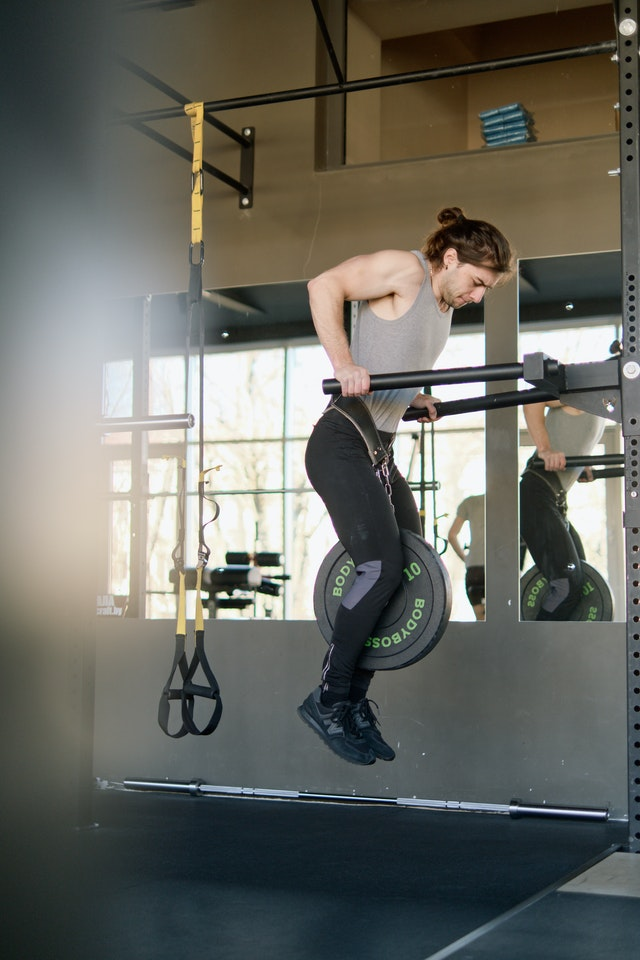
#> input picture AI Form Checker/test.jpg, 640 x 960 px, given in place of the camera
$ python AirPaint.py
#> lines starting #> are read from the running program, lines starting #| are printed output that depends on the picture; after the words box and inside, x2 and y2 are one past the last pixel; in counts of white or black regions, pixels touching at a corner belong together
#> further down, img is the input picture: shape (960, 640, 3); mean B, G, R 97.1, 104.2, 103.8
import cv2
import numpy as np


frameWidth = 640
frameHeight = 480
cap = cv2.VideoCapture(0)
cap.set(3, frameWidth)
cap.set(4, frameHeight)
cap.set(10, 150)

colors = [[80, 115, 87, 89, 255, 255]]
colorval = [[144, 226, 50]]


myPoints = []


def findColor(img, colors, colorval):
    imgHSV = cv2.cvtColor(img, cv2.COLOR_BGR2HSV)
#> imgHSV: shape (960, 640, 3); mean H, S, V 59.8, 61, 110.7
    count = 0
    newpoints = []
    for color in colors:
        lower = np.array(color[0:3])
        upper = np.array(color[3:6])
        mask = cv2.inRange(imgHSV, lower, upper)
        cv2.imshow('Image', mask)
        x, y = getContours(mask)
        cv2.circle(imgResult, (x, y), 10, colorval[count], cv2.FILLED)
        if x != 0 and y != 0:
            newpoints.append([x, y, count])
        count += 1
#> this loop made 1 pass
#> (contours in getContours, x, y) on pass 1: (9 contours, all with area under 20, 0, 0)
#> pass 1, in findColor, `mask = cv2.inRange(imgHSV, lower, upper)`:
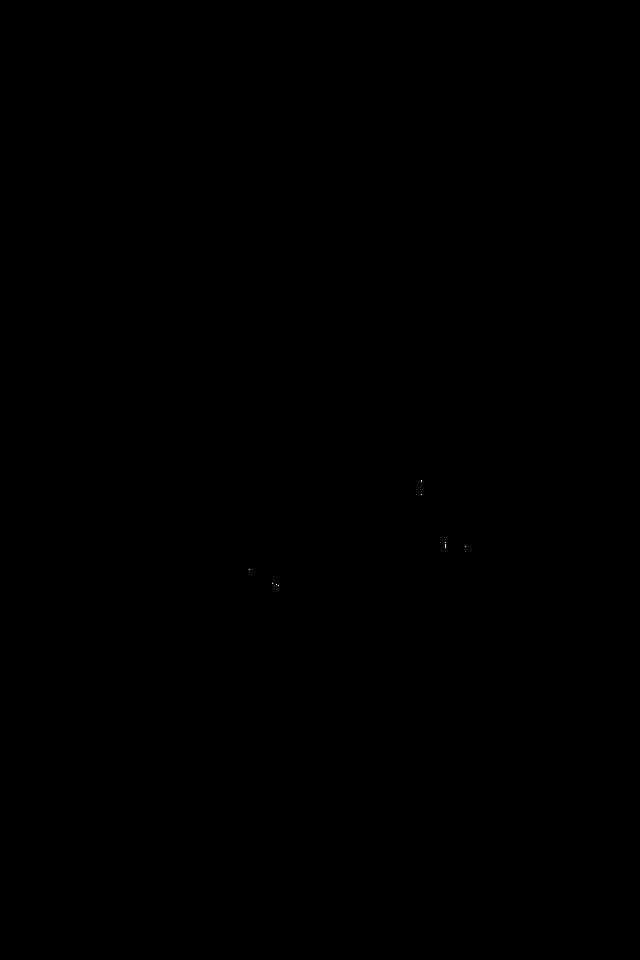
#> mask: shape (960, 640); 0% white in thin lines or dots, all inside (x1, y1, x2, y2) = (249, 480, 466, 586)
#> after the loop: imgResult: shape (960, 640, 3); 0.01% of pixels changed, all inside (x1, y1, x2, y2) = (0, 0, 11, 11)
#> after the loop, count = 1; newpoints = []
    return newpoints

def getContours(img):
    contours, hierarchy = cv2.findContours(img, cv2.RETR_EXTERNAL, cv2.CHAIN_APPROX_NONE)
    x, y, w, h = 0, 0, 0, 0
    for cnt in contours:
        area = cv2.contourArea(cnt)
        if area > 500:
            cv2.drawContours(imgResult, cnt, -1, colorval[0], 2)
            peri = cv2.arcLength(cnt, True)
            approx = cv2.approxPolyDP(cnt, 0.02*peri, True)
            x, y, w, h = cv2.boundingRect(approx)
    return x + w//2, y


def drawonCanvas(myPoints, colorval):
    for point in myPoints:
        cv2.circle(imgResult, (point[0], point[1]), 10, colorval[point[2]], cv2.FILLED)


while True:
    success, img = cap.read()
    imgResult = img.copy()
    newpoints = findColor(img, colors, colorval)
#> newpoints = []
    if len(newpoints) != 0:
        for newpoint in newpoints:
            myPoints.append(newpoint)
    if len(myPoints) != 0:
        drawonCanvas(myPoints, colorval)
    cv2.imshow("Result", imgResult)
    if cv2.waitKey(1) and 0xFF == ord('q'):
#> (key q is pressed here)
        break
